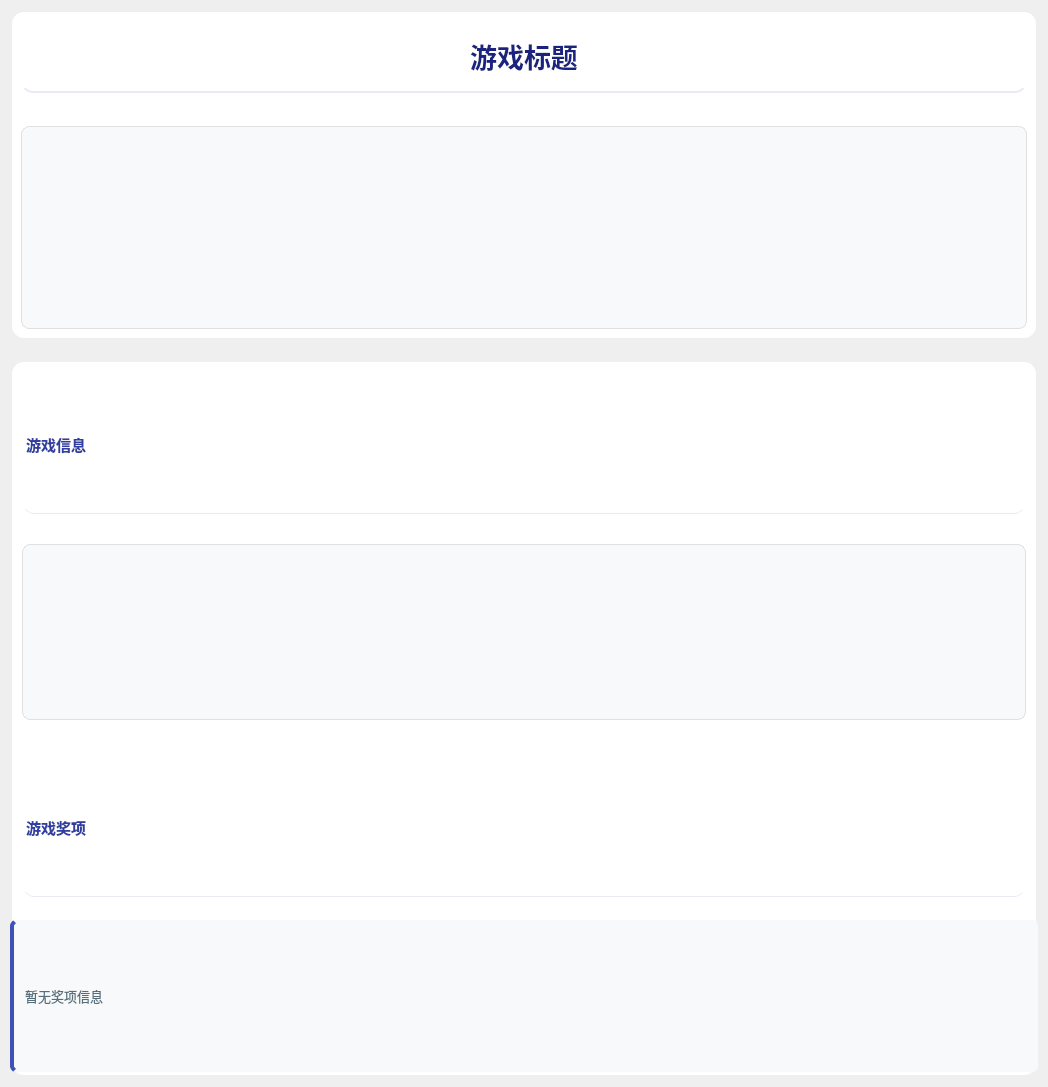
<?xml version="1.0" encoding="UTF-8"?>
<ui version="4.0">
 <class>GameDetailWidget</class>
 <widget class="QWidget" name="GameDetailWidget">
  <property name="geometry">
   <rect>
    <x>0</x>
    <y>0</y>
    <width>1048</width>
    <height>1087</height>
   </rect>
  </property>
  <property name="minimumSize">
   <size>
    <width>800</width>
    <height>600</height>
   </size>
  </property>
  <property name="windowTitle">
   <string>游戏详情</string>
  </property>
  <property name="styleSheet">
   <string notr="true">background: linear-gradient(135deg, #f5f7fa 0%, #c3cfe2 100%);
    font-family: &quot;Microsoft YaHei&quot;, sans-serif;</string>
  </property>
  <layout class="QVBoxLayout" name="verticalLayout_3">
   <property name="spacing">
    <number>0</number>
   </property>
   <property name="leftMargin">
    <number>0</number>
   </property>
   <property name="topMargin">
    <number>0</number>
   </property>
   <property name="rightMargin">
    <number>0</number>
   </property>
   <property name="bottomMargin">
    <number>0</number>
   </property>
   <item>
    <widget class="QWidget" name="coverwidget" native="true">
     <property name="minimumSize">
      <size>
       <width>0</width>
       <height>300</height>
      </size>
     </property>
     <property name="maximumSize">
      <size>
       <width>16777215</width>
       <height>350</height>
      </size>
     </property>
     <property name="styleSheet">
      <string notr="true">background: white;
    border-radius: 12px;
    margin: 12px;
    padding: 20px;
    border: none;
    box-shadow: 0 4px 12px rgba(0, 0, 0, 0.1);</string>
     </property>
     <layout class="QVBoxLayout" name="verticalLayout">
      <item>
       <widget class="QLabel" name="titlelabel">
        <property name="font">
         <font>
          <family>微软雅黑</family>
          <pointsize>20</pointsize>
          <weight>75</weight>
          <bold>true</bold>
         </font>
        </property>
        <property name="styleSheet">
         <string notr="true">font-family: &quot;微软雅黑&quot;;
    font-size: 20pt;
    font-weight: bold;
    color: #1a237e;
    text-align: center;
    padding: 15px 0;
    border-bottom: 2px solid #e8eaf6;
    margin-bottom: 15px;</string>
        </property>
        <property name="text">
         <string>游戏标题</string>
        </property>
        <property name="alignment">
         <set>Qt::AlignCenter</set>
        </property>
       </widget>
      </item>
      <item>
       <widget class="QLabel" name="label">
        <property name="sizePolicy">
         <sizepolicy hsizetype="Expanding" vsizetype="Expanding">
          <horstretch>0</horstretch>
          <verstretch>1</verstretch>
         </sizepolicy>
        </property>
        <property name="minimumSize">
         <size>
          <width>0</width>
          <height>0</height>
         </size>
        </property>
        <property name="maximumSize">
         <size>
          <width>16777215</width>
          <height>300</height>
         </size>
        </property>
        <property name="styleSheet">
         <string notr="true">background: #f8f9fa;
    border: 1px solid #e0e0e0;
    border-radius: 8px;
    padding: 12px;
    font-size: 10.5pt;
    line-height: 160%;
    color: #424242;
    font-family: &quot;Microsoft YaHei&quot;, sans-serif;
box-shadow: 0 0 0 2px rgba(63, 81, 181, 0.1);
    transition: all 0.3s ease;</string>
        </property>
        <property name="text">
         <string/>
        </property>
        <property name="scaledContents">
         <bool>false</bool>
        </property>
        <property name="alignment">
         <set>Qt::AlignCenter</set>
        </property>
       </widget>
      </item>
     </layout>
    </widget>
   </item>
   <item>
    <widget class="QWidget" name="widget_2" native="true">
     <property name="styleSheet">
      <string notr="true">background: white;
    border-radius: 12px;
    margin: 12px;
    padding: 20px;
    border: none;
    box-shadow: 0 4px 12px rgba(0, 0, 0, 0.1);</string>
     </property>
     <layout class="QVBoxLayout" name="verticalLayout_2">
      <property name="spacing">
       <number>10</number>
      </property>
      <property name="leftMargin">
       <number>10</number>
      </property>
      <property name="topMargin">
       <number>10</number>
      </property>
      <property name="rightMargin">
       <number>10</number>
      </property>
      <property name="bottomMargin">
       <number>10</number>
      </property>
      <item>
       <widget class="QLabel" name="label_2">
        <property name="font">
         <font>
          <family>Microsoft YaHei</family>
          <pointsize>11</pointsize>
          <weight>75</weight>
          <bold>true</bold>
         </font>
        </property>
        <property name="styleSheet">
         <string notr="true">font-size: 11pt;
    font-weight: bold;
    color: #303f9f;
    padding: 8px 0 4px 0;
    border-bottom: 1px solid #e8eaf6;
    margin-bottom: 8px;</string>
        </property>
        <property name="text">
         <string>游戏信息</string>
        </property>
       </widget>
      </item>
      <item>
       <widget class="QTextBrowser" name="textBrowser">
        <property name="minimumSize">
         <size>
          <width>0</width>
          <height>150</height>
         </size>
        </property>
        <property name="maximumSize">
         <size>
          <width>16777215</width>
          <height>200</height>
         </size>
        </property>
        <property name="styleSheet">
         <string notr="true">background: #f8f9fa;
    border: 1px solid #e0e0e0;
    border-radius: 8px;
    padding: 12px;
    font-size: 10.5pt;
    line-height: 160%;
    color: #424242;
    font-family: &quot;Microsoft YaHei&quot;, sans-serif;
box-shadow: 0 0 0 2px rgba(63, 81, 181, 0.1);
    transition: all 0.3s ease;</string>
        </property>
        <property name="html">
         <string>&lt;!DOCTYPE HTML PUBLIC &quot;-//W3C//DTD HTML 4.0//EN&quot; &quot;http://www.w3.org/TR/REC-html40/strict.dtd&quot;&gt;
&lt;html&gt;&lt;head&gt;&lt;meta name=&quot;qrichtext&quot; content=&quot;1&quot; /&gt;&lt;style type=&quot;text/css&quot;&gt;
p, li { white-space: pre-wrap; }
&lt;/style&gt;&lt;/head&gt;&lt;body style=&quot; font-family:'Microsoft YaHei','sans-serif'; font-size:10.5pt; font-weight:400; font-style:normal;&quot;&gt;
&lt;p style=&quot;-qt-paragraph-type:empty; margin-top:0px; margin-bottom:0px; margin-left:0px; margin-right:0px; -qt-block-indent:0; text-indent:0px; font-family:'SimSun'; font-size:9pt;&quot;&gt;&lt;br /&gt;&lt;/p&gt;&lt;/body&gt;&lt;/html&gt;</string>
        </property>
       </widget>
      </item>
      <item>
       <widget class="QLabel" name="label_4">
        <property name="font">
         <font>
          <family>Microsoft YaHei</family>
          <pointsize>11</pointsize>
          <weight>75</weight>
          <bold>true</bold>
         </font>
        </property>
        <property name="styleSheet">
         <string notr="true">font-size: 11pt;
    font-weight: bold;
    color: #303f9f;
    padding: 8px 0 4px 0;
    border-bottom: 1px solid #e8eaf6;
    margin-bottom: 8px;</string>
        </property>
        <property name="text">
         <string>游戏奖项</string>
        </property>
       </widget>
      </item>
      <item>
       <widget class="QLabel" name="label_3">
        <property name="font">
         <font>
          <family>Microsoft YaHei</family>
          <pointsize>10</pointsize>
         </font>
        </property>
        <property name="styleSheet">
         <string notr="true">font-size: 9.5pt;
    color: #546e7a;
    line-height: 160%;
    padding: 8px;
    background: #f8f9fa;
    border-radius: 6px;
    border-left: 4px solid #3f51b5;
    margin: 5px 0;</string>
        </property>
        <property name="text">
         <string>暂无奖项信息</string>
        </property>
       </widget>
      </item>
     </layout>
    </widget>
   </item>
  </layout>
 </widget>
 <resources/>
 <connections/>
</ui>
